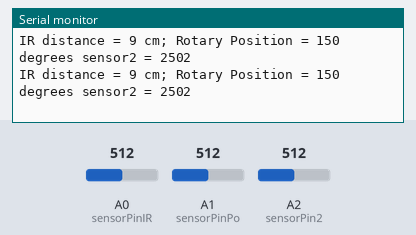
The sketch below on a simulated Arduino Uno, built with avr-gcc and run on an emulated ATmega328P. On the bench: the last lines printed to the serial monitor. The test bench sets the inputs (shaded band); at power-on: A0 (sensorPinIR) = 512, A1 (sensorPinPo) = 512, A2 (sensorPin2) = 512.

Above: at 1.2 s.
1.3 s: A0 (sensorPinIR) set to 498
At 1.35 s:
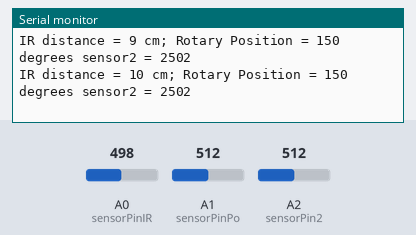
4.3 s: A1 (sensorPinPo) set to 357
At 4.39 s:
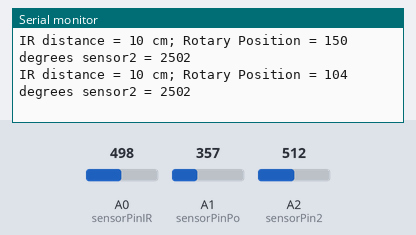
5.8 s: A1 (sensorPinPo) set to 327
At 5.86 s:
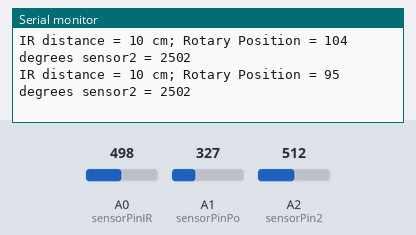
8.8 s: A2 (sensorPin2) set to 212
At 8.86 s:
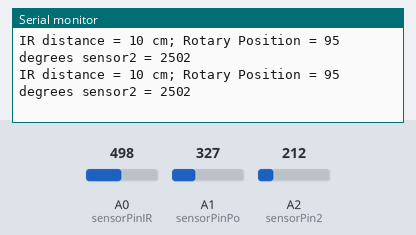
11.8 s: A2 (sensorPin2) set to 196
At 18.75 s:
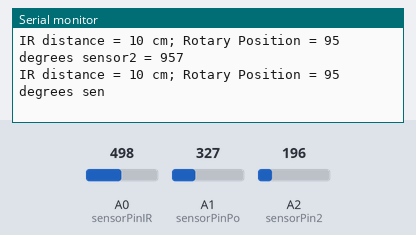
Timing chart, 0 to 18.8 s (numbered marks = the images above; inputs shaded):
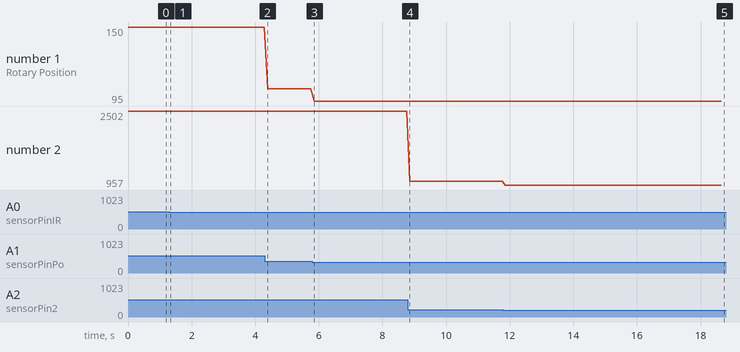

The sketch:

sensorLab.ino
```cpp
/*
  sensorLab
 */

const int sensorPinIR = A0;
const int sensorPinPo = A1;
const int sensorPin2  = A2;
int valueIR     = 0;
int valuePo     = 0;
int value2      = 0;
int voltageIR   = 0;
int degreePo    = 0;
int voltage2    = 0;
int distanceIR  = 0;

int mapAnalog  (int value);
int transferIR (int voltage);

void setup() {
  Serial.begin(9600);
}

void loop() {
  // read the value from the sensor:
  valueIR    = analogRead(sensorPinIR);
  voltageIR  = mapAnalog(valueIR);
  distanceIR = transferIR(valueIR);
  valuePo     = analogRead(sensorPinPo);
  degreePo   = mapRotary(valuePo);
  value2     = analogRead(sensorPin2);
  voltage2   = mapAnalog(value2);
  Serial.print("IR distance = ");
  Serial.print(distanceIR);
  Serial.print(" cm; ");
  Serial.print("Rotary Position = ");
  Serial.print(degreePo);
  Serial.print(" degrees");
  Serial.print(" sensor2 = ");
  Serial.println(voltage2);
  Serial.println();
  delay(100);
}

int mapAnalog(int value) {
  return map(value, 0, 1023, 0, 5000);
}

int mapRotary(int value) {
 return map(value, 0, 1023, 0, 300);
}

int transferIR(int voltage) {
 return (1 / (0.0002391473 * voltage - 0.0100251467)) + 1;
}
```

Measured:
- the behaviour switches between 205 and 204 on A2 (sensorPin2) (found by bisection; images 4 and 5)
- after the input at 1.3 s, the serial monitor: prints a new line after 0.05 s (image 1)
- after the input at 4.3 s, the serial monitor: prints a new line after 0.09 s (image 2)
- after the input at 5.8 s, the serial monitor: prints a new line after 0.05 s (image 3)
- after the input at 11.8 s, the serial monitor: prints a new line after 0.07 s (image 5)
- plotted number 1: 150 → 104 after the input at 4.3 s, 104 → 95 after the input at 5.8 s
- plotted number 2: 2502 → 1036 after the input at 8.8 s, 1036 → 957 after the input at 11.8 s
